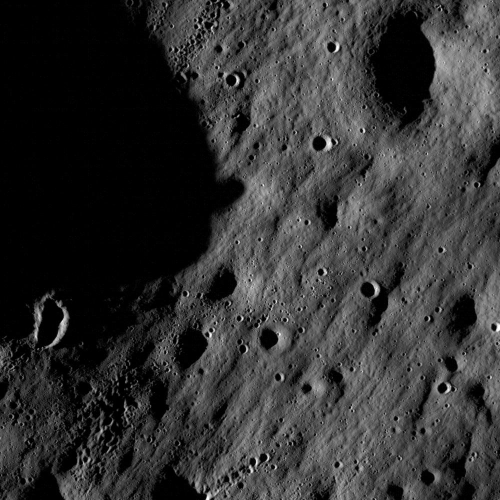
#> input picture data/reference.jpg, 1000 x 1000 px (shown at 1/2 size)
$ python create_test_images.py
#> lines starting #> are read from the running program, lines starting #| are printed output that depends on the picture
import os
import sys
from PIL import Image, ImageEnhance


def create_test_images():
    # Determine directory relative to script
    script_dir = os.path.dirname(os.path.abspath(__file__))
    ref_path = os.path.normpath(os.path.join(script_dir, "..", "data", "reference.jpg"))
    src_path = os.path.normpath(os.path.join(script_dir, "..", "data", "source.jpg"))

    if not os.path.exists(ref_path):
        print(f"Error: Reference image not found at '{ref_path}'.", file=sys.stderr)
        sys.exit(1)

    try:
        with Image.open(ref_path) as img:
            # Convert to RGB mode if needed for JPEG saving
#> img is the input picture: PIL image 1000x1000 L; min 0, max 255, mean 51
            img = img.convert("RGB")
#> img: PIL image 1000x1000 RGB

            # 1. Scale to 80%
            width, height = img.size
#> width = 1000; height = 1000
            new_width = max(1, int(width * 0.8))
#> new_width = 800
            new_height = max(1, int(height * 0.8))
#> new_height = 800
            resample_filter = getattr(Image, 'Resampling', Image).LANCZOS
            scaled_img = img.resize((new_width, new_height), resample_filter)
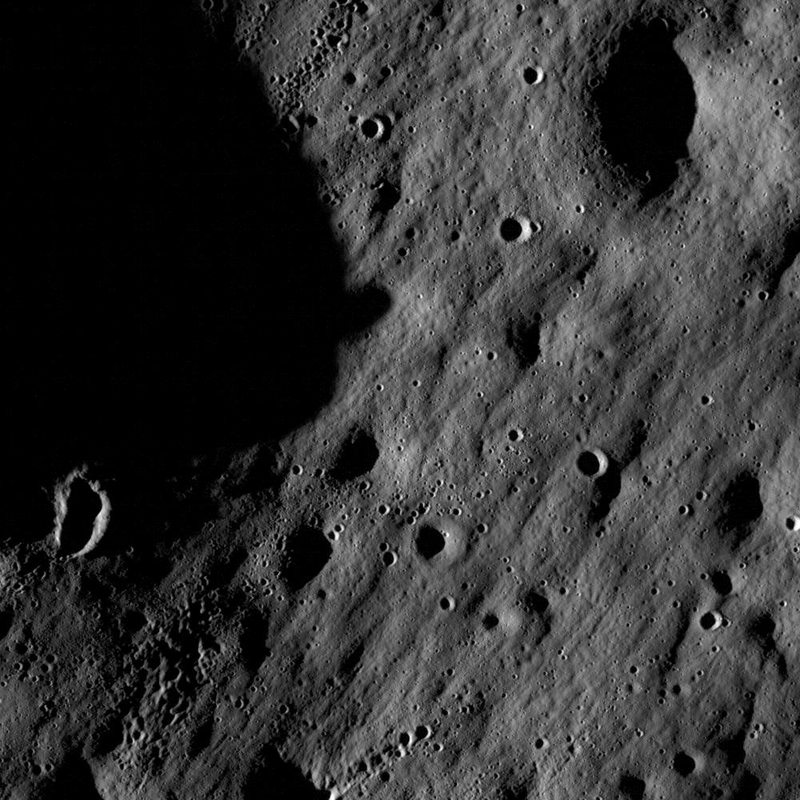
#> scaled_img: PIL image 800x800 RGB; min 0, max 255, mean 51

            # 2. Rotate by 12 degrees
            rotated_img = scaled_img.rotate(12, expand=True)
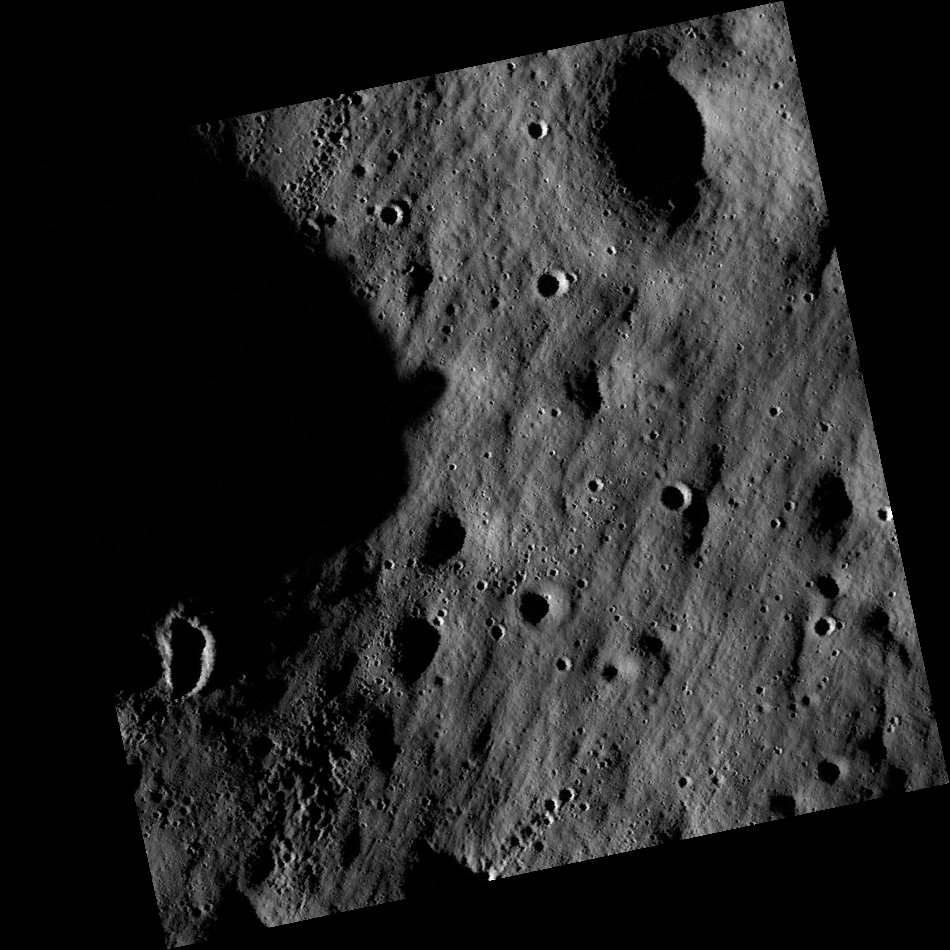
#> rotated_img: PIL image 950x950 RGB; min 0, max 255, mean 36.2

            # 3. Slightly change brightness (factor 1.10)
            enhancer = ImageEnhance.Brightness(rotated_img)
            transformed_img = enhancer.enhance(1.10)

            # Ensure image is RGB before JPEG save
            if transformed_img.mode != "RGB":
                transformed_img = transformed_img.convert("RGB")

            # Save transformed image
            os.makedirs(os.path.dirname(src_path), exist_ok=True)
            transformed_img.save(src_path, "JPEG", quality=95)
            print(f"Successfully saved transformed image to '{src_path}'.")

    except FileNotFoundError:
        print(f"Error: Reference image not found at '{ref_path}'.", file=sys.stderr)
        sys.exit(1)
    except Exception as e:
        print(f"Error processing reference image: {e}", file=sys.stderr)
        sys.exit(1)


if __name__ == "__main__":
    create_test_images()

$ run again, with data/source2.jpg copied over data/reference.jpg
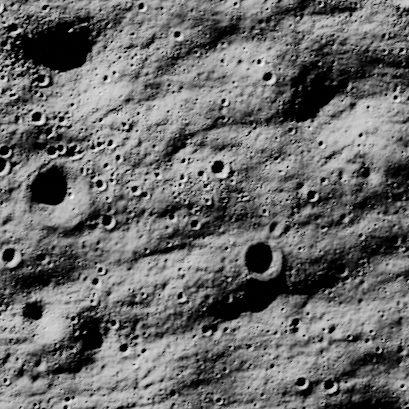
#> input picture data/source2.jpg, 409 x 409 px
#> in create_test_images, img is the input picture: PIL image 409x409 L; min 0, max 255, mean 105.9
#> img: PIL image 409x409 RGB
#> in create_test_images, `scaled_img = img.resize((new_width, new_height), resample_filter)`:
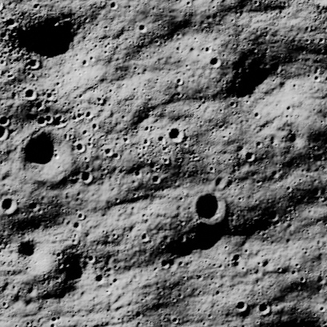
#> scaled_img: PIL image 327x327 RGB; min 0, max 252, mean 106
#> in create_test_images, `rotated_img = scaled_img.rotate(12, expand=True)`:
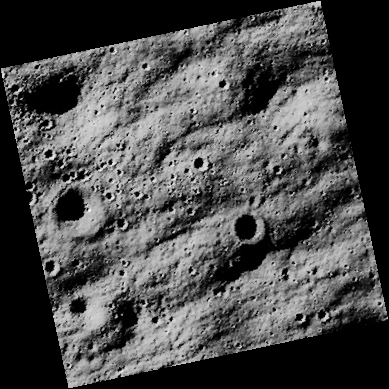
#> rotated_img: PIL image 389x389 RGB; min 0, max 252, mean 74.9
